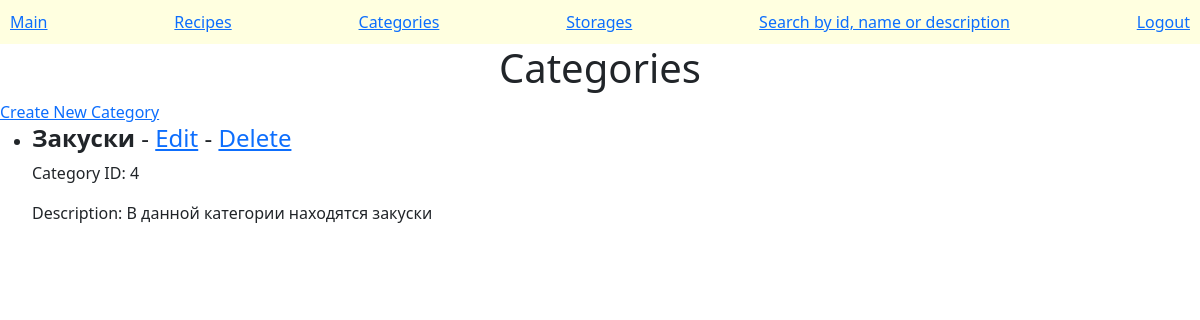
Page /categories/ on the committed database.
### recipes/models.py (models this page shows, shortened)
class Category(models.Model):
    name = models.CharField(max_length=200)
    description = models.CharField(max_length=500)

### recipes/views.py (the view)
# urls.py: path('categories/', CategoryListView.as_view(), name='category_list'),
class CategoryListView(ListView):
    model = Category
    template_name = 'recipes/category_list.html'
    context_object_name = 'categories'

### recipes/templates/recipes/category_list.html
{% extends "recipes/base.html" %}
{% block content %}
<h1>Categories</h1>
<a href="{% url 'category_create' %}">Create New Category</a>
<ul>
    {% for item in object_list %}
    <li>
        <h4><strong>{{ item.name }} </strong> - <a href="{% url 'category_edit' item.pk %}">Edit</a> - <a
                href="{% url 'category_delete' item.pk %}">Delete</a></h4>
        <p>Category ID: {{ item.id }} </p>
        <p>Description: {{ item.description }}</p>
    </li>
    {% endfor %}
</ul>
{% endblock %}

### recipes/static/css/style.css (style rules this page uses)
* { margin-left: 30; }
h1 { display: flex; justify-content: center; }

### rows in the picture
Category: name "Закуски", id "4", description "В данной категории находятся закуски"
